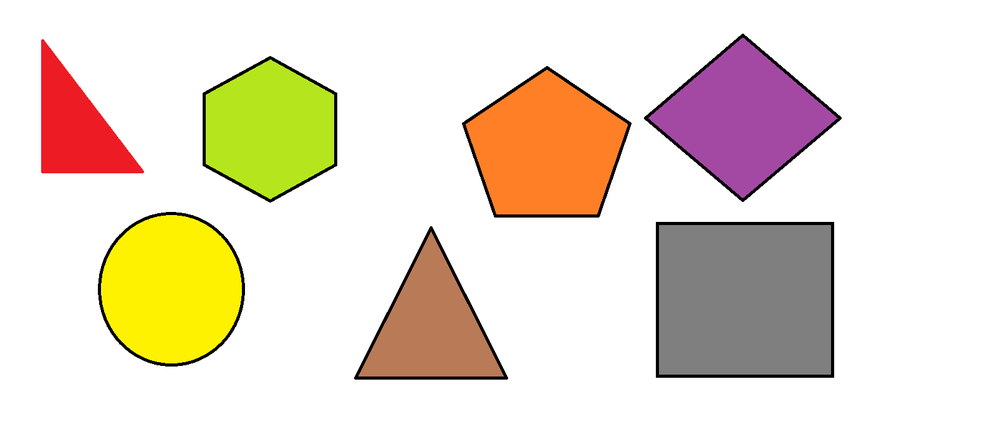
#> input picture Project/Resources/Untitled111.png, 1000 x 432 px, shrunk from 1604 x 693 before the run
$ python Source.py   (older library calls are emulated)
#> lines starting #> are read from the running program, lines starting #| are printed output that depends on the picture; after the words box and inside, x2 and y2 are one past the last pixel; in counts of white or black regions, pixels touching at a corner belong together
import cv2

imageColor = cv2.imread('Resources/Untitled111.png', cv2.IMREAD_ANYCOLOR)
#> imageColor is the input picture: shape (432, 1000, 3); mean B, G, R 205.9, 222.2, 234.2
imageGrayScale = cv2.imread('Resources/Untitled111.png', cv2.IMREAD_GRAYSCALE)
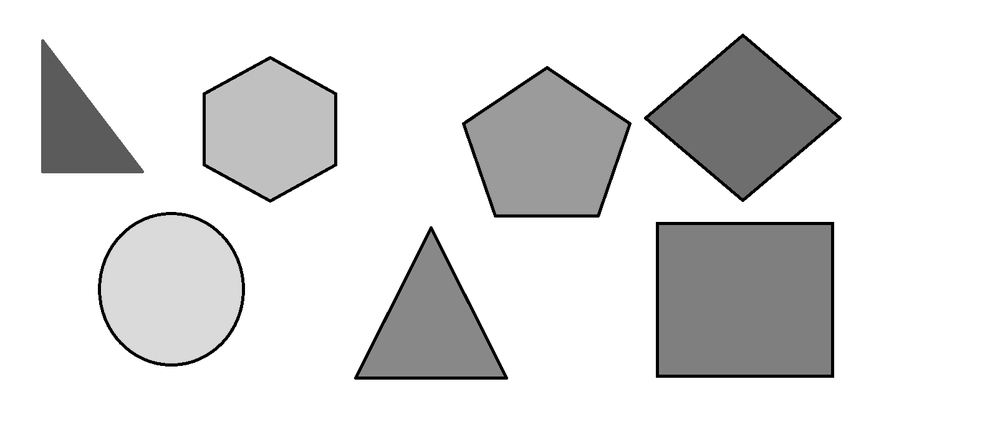
#> imageGrayScale: shape (432, 1000); min 0, max 255, mean 223.9
threshold = cv2.adaptiveThreshold(imageGrayScale, 255, cv2.ADAPTIVE_THRESH_MEAN_C, cv2.THRESH_BINARY_INV, 5, 9)
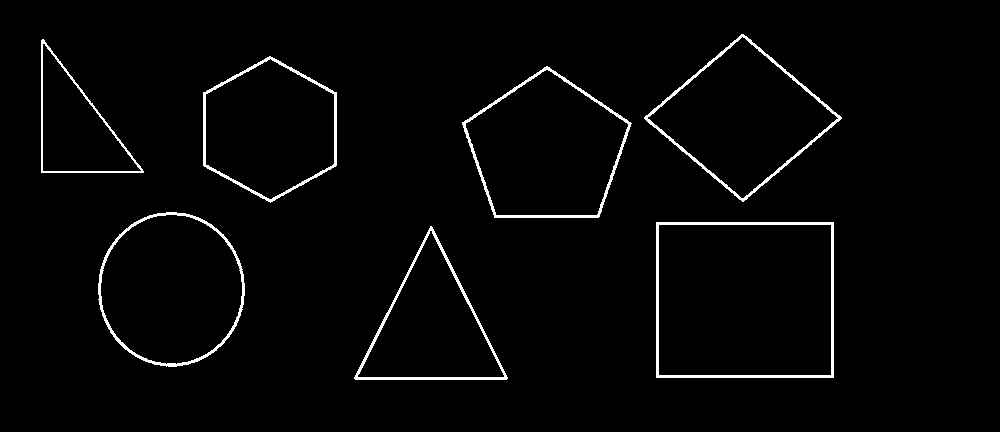
#> threshold: shape (432, 1000); 2.3% white; 7 white regions
_, contours, _ = cv2.findContours(threshold, cv2.RETR_LIST, cv2.CHAIN_APPROX_SIMPLE)
#> contours = 14 contours; largest, box (x1, y1, x2, y2) and area: (656, 222, 834, 378) 27435, (658, 224, 832, 376) 26121, (462, 66, 632, 218) 17684, (98, 212, 245, 367) 17610, (644, 34, 842, 202) 16649
# Finds the Contours of a binary image by [Suzuki85]#

for cnt in contours:
    approx = cv2.approxPolyDP(cnt, 0.010 * cv2.arcLength(cnt, True), True)
    #calculates the curves of specific shape with the contours Points and Specific epsilon that bpunded to the arc+
    if len(approx) == 3:
        cv2.drawContours(imageColor, [cnt], 0, (0, 0, 255), -1) #Red
    elif len(approx) == 4:
        cv2.drawContours(imageColor, [cnt], 0, (255, 0, 0), -1) #Blue
    elif len(approx) == 5:
        cv2.drawContours(imageColor, [cnt], 0, (100, 100, 30), -1)#Kahki-Green
    elif len(approx) == 6:
        cv2.drawContours(imageColor, [cnt], 0, (120, 10, 100), -1)#Purple
    elif len(approx) > 10:
        cv2.drawContours(imageColor, [cnt], 0, (0, 255, 0), -1) #Green
#> this loop made 14 passes
#> approx on passes 1, 2, 3, 4, 11, 12, 13, 14: [[430, 230], [503, 377], [357, 376]], [[430, 226], [354, 378], [506, 379]], [[658, 225], [830, 224], [831, 374], [659, 375]], [[656, 222], [656, 377], [833, 377], [833, 222]], [[43, 43], [140, 171], [42, 170]], [[42, 39], [41, 172], [143, 172]], [[742, 36], [838, 118], [743, 198], [647, 118]], [[741, 34], [644, 118], [743, 201], [841, 117]]
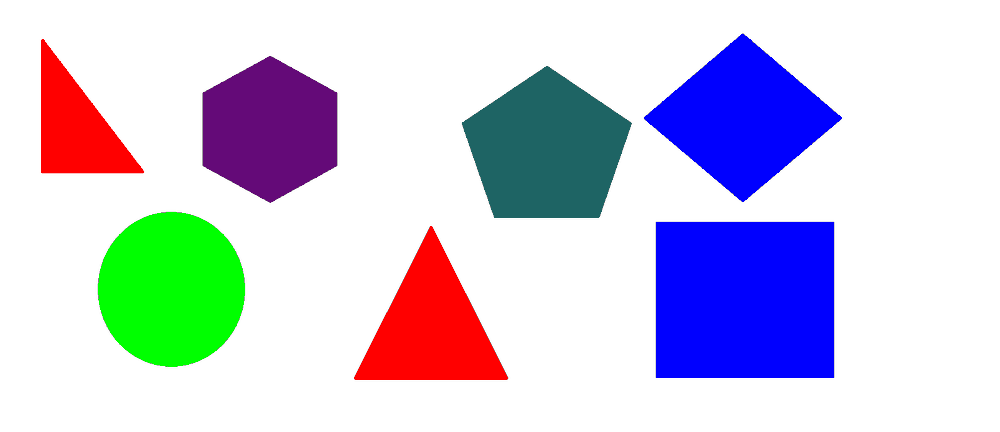
#> imageColor: shape (432, 1000, 3); mean B, G, R 221.8, 202.2, 203.2


#cv2.imshow("Untitled", imageGrayScale)
#cv2.imshow("threshold", threshold)
cv2.imshow("imageColor", imageColor)
cv2.waitKey(0)
cv2.destroyAllWindows()

$ run again, with Project/Resources/Triangle.png copied over Project/Resources/Untitled111.png
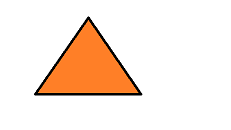
#> input picture Project/Resources/Triangle.png, 231 x 130 px
#> imageColor is the input picture: shape (130, 231, 3); mean B, G, R 222.4, 233.2, 248.8
#> `threshold = cv2.adaptiveThreshold(imageGrayScale, 255, cv2.ADAPTIVE_TH..`:
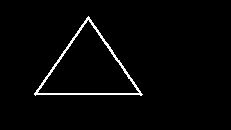
#> threshold: shape (130, 231); 2.3% white in thin lines or dots, all inside (x1, y1, x2, y2) = (34, 16, 143, 96)
#> contours = 2 contours; box (x1, y1, x2, y2) and area: (34, 16, 143, 96) 4232, (37, 19, 140, 94) 3812
#> the loop `for cnt in contours:` made 2 passes
#> approx on passes 1 to 2: [[37, 92], [88, 19], [139, 92]], [[142, 94], [88, 16], [34, 93]]
#> after the loop `for cnt in contours:`:
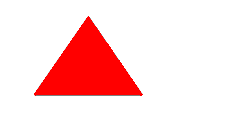
#> imageColor: shape (130, 231, 3); 14.54% of pixels changed, all inside (x1, y1, x2, y2) = (34, 16, 143, 96)

$ run again, with Project/Resources/Triangles.png copied over Project/Resources/Untitled111.png
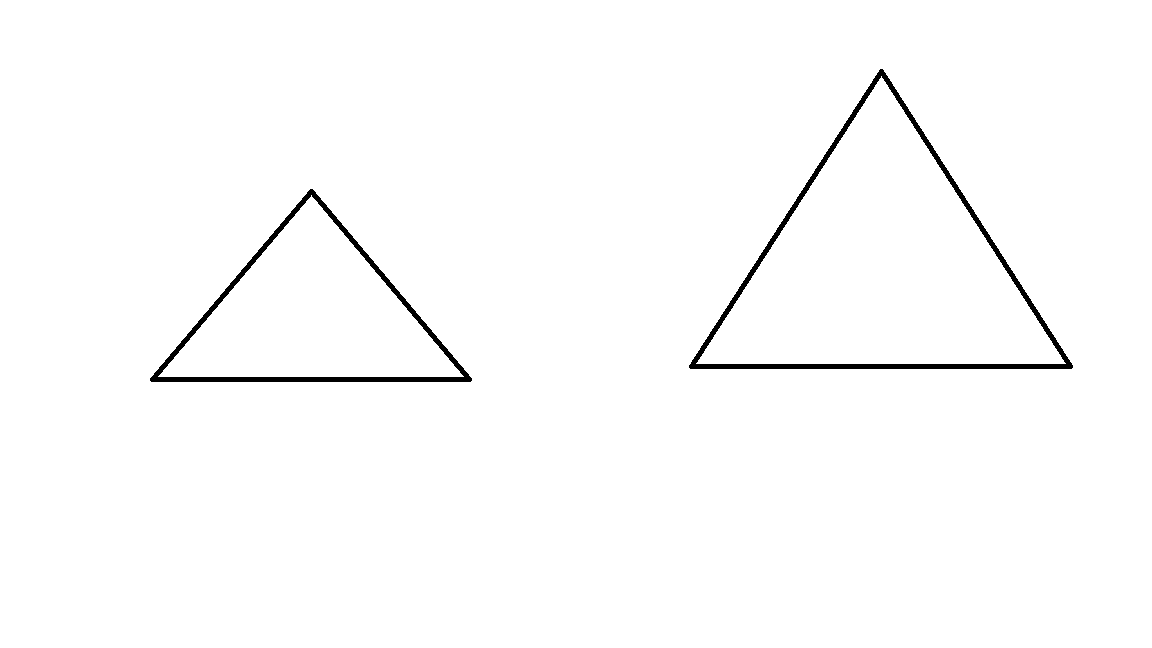
#> input picture Project/Resources/Triangles.png, 1152 x 648 px
#> imageColor is the input picture: shape (648, 1152, 3); 98.7% white; 2 black regions, box (x1, y1, x2, y2) and area: (689, 69, 1073, 369) 5370, (150, 189, 472, 382) 4014
#> threshold: shape (648, 1152); 1.2% white; 2 white regions
#> contours = 8 contours, 2 with area under 20; largest, box (x1, y1, x2, y2) and area: (689, 69, 1073, 369) 58112, (695, 75, 1067, 365) 53706, (150, 189, 472, 382) 31470, (157, 194, 465, 378) 28144, (691, 363, 1071, 368) 763, (152, 375, 470, 381) 641
#> the loop `for cnt in contours:` made 8 passes
#> approx on passes 1, 2, 3, 4, 5, 6, 8: [[469, 379], [152, 379]], [[691, 366], [1070, 365]], [[157, 376], [311, 194], [464, 376]], [[310, 192], [311, 191], [312, 192], [311, 193]], [[150, 378], [471, 380], [312, 189]], [[695, 363], [881, 75], [1066, 363]], [[689, 365], [1072, 367], [882, 69]]
#> after the loop `for cnt in contours:`:
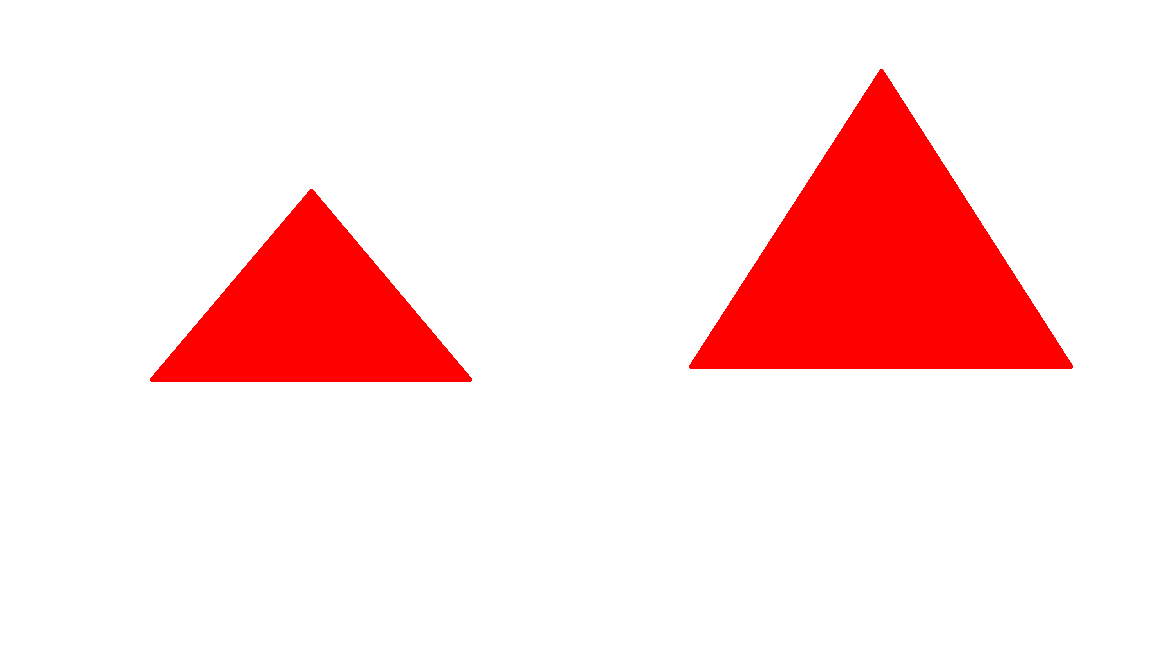
#> imageColor: shape (648, 1152, 3); 12.11% of pixels changed, all inside (x1, y1, x2, y2) = (150, 69, 1073, 382)

$ run again, with Project/Resources/Untitled.jpg saved as Project/Resources/Untitled111.png
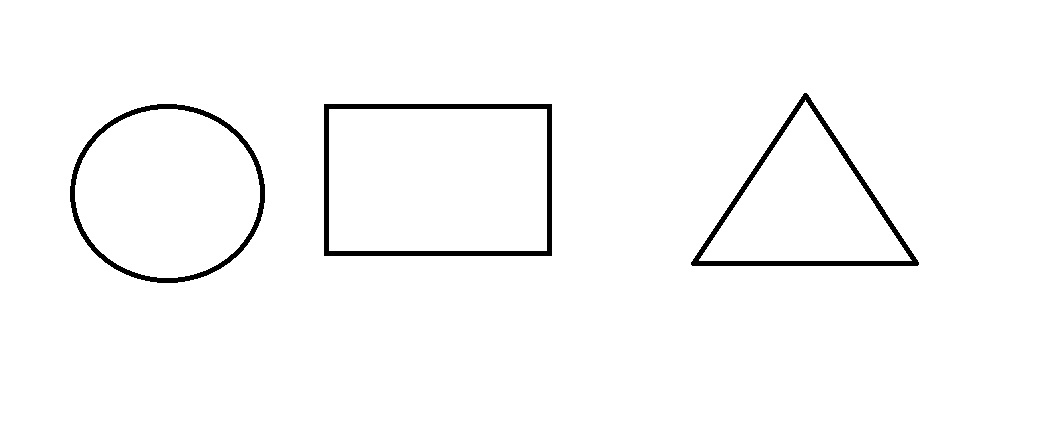
#> input picture Project/Resources/Untitled.jpg, 1051 x 430 px
#> imageColor is the input picture: shape (430, 1051, 3); min 0, max 255, mean 249.5
#> `threshold = cv2.adaptiveThreshold(imageGrayScale, 255, cv2.ADAPTIVE_TH..`:
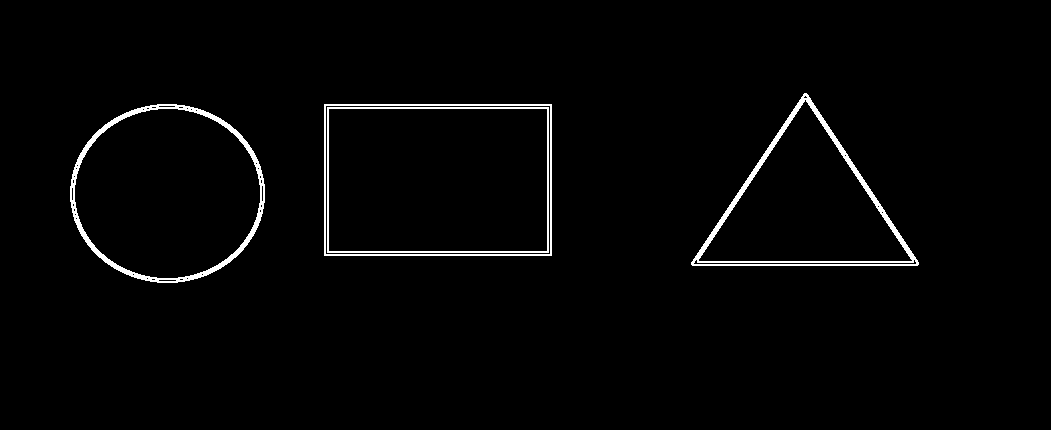
#> threshold: shape (430, 1051); 1.9% white; 4 white regions
#> contours = 44 contours, 31 with area under 20; largest, box (x1, y1, x2, y2) and area: (324, 104, 552, 256) 34277, (325, 105, 551, 255) 33523, (327, 107, 549, 253) 32045, (328, 108, 548, 252) 31315, (70, 104, 265, 283) 27138
#> the loop `for cnt in contours:` made 44 passes
#> approx on passes 4 to 11: [[186, 278], [187, 277], [188, 278], [187, 279]], [[146, 278], [147, 277], [148, 278], [147, 279]], [[201, 274], [202, 273], [203, 274], [202, 275]], [[132, 274], [133, 273], [134, 274], [133, 275]], [[693, 263], [916, 262]], [[75, 218], [76, 217], [77, 218], [76, 219]], [[74, 214], [75, 213], [76, 214], [75, 215]], [[881, 212], [882, 211], [883, 212], [882, 213]]
#> after the loop `for cnt in contours:`:
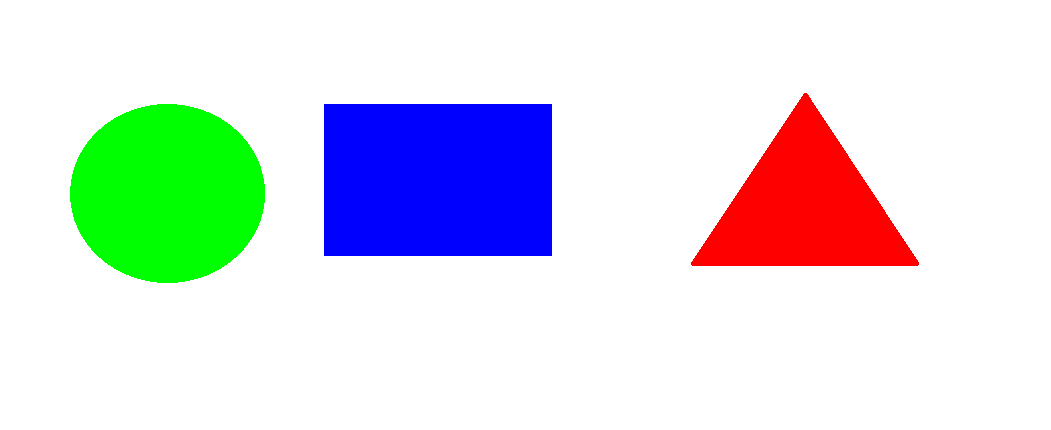
#> imageColor: shape (430, 1051, 3); 18.22% of pixels changed, all inside (x1, y1, x2, y2) = (70, 93, 919, 283)
